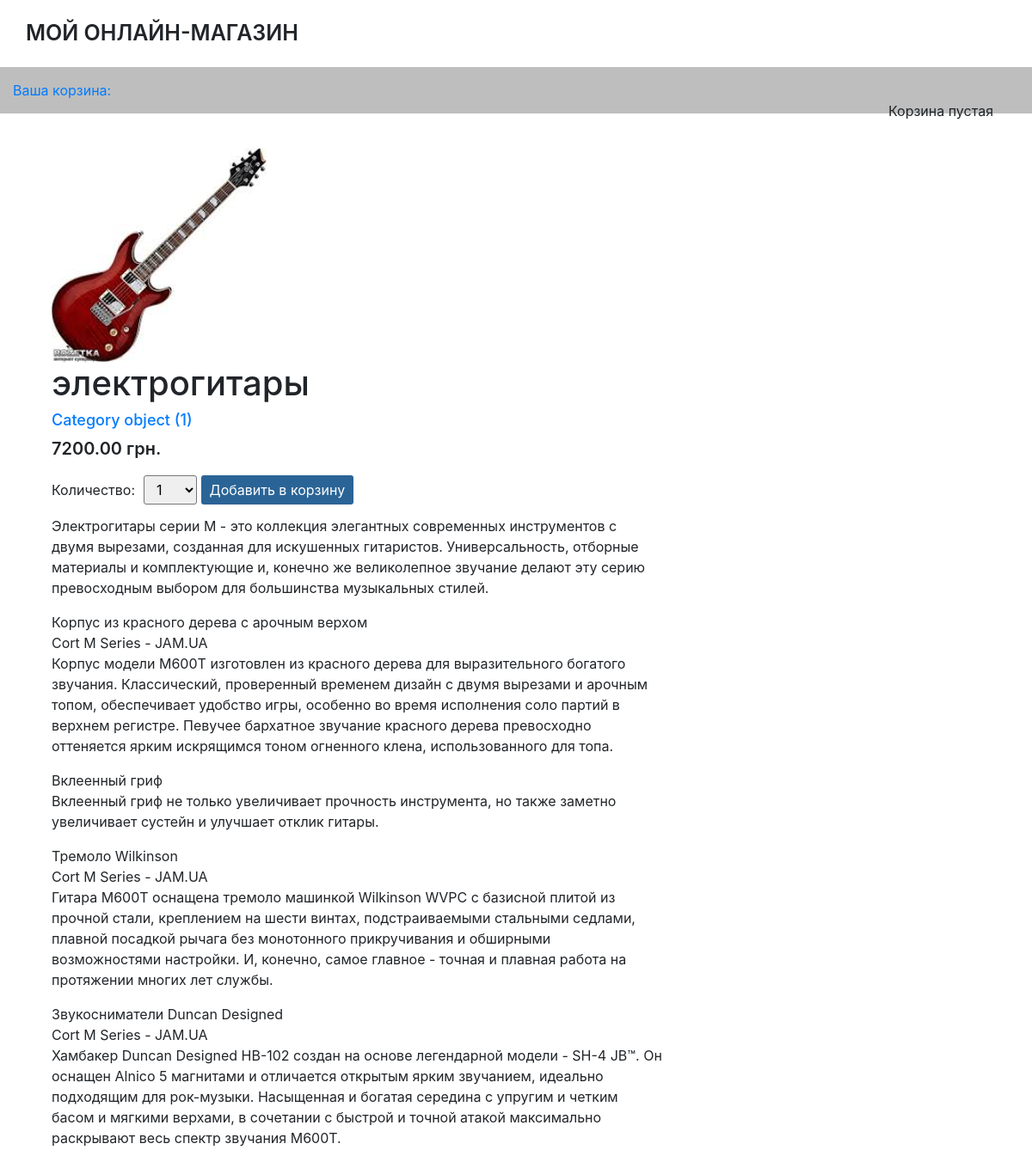
The page /2/elektrogitary/ on the database its author committed.
### shop/models.py (models this page shows, shortened)
class Product(models.Model):
    category = models.ForeignKey(Category, related_name='products', verbose_name="Категория", on_delete=models.CASCADE)
    name = models.CharField(max_length=200, db_index=True, verbose_name="Название")
    slug = models.SlugField(max_length=200, db_index=True)
    image = models.ImageField(upload_to='media/products/%Y/%m/%d/', verbose_name="Изображение товара")
    description = models.TextField(blank=True, verbose_name="Описание")
    price = models.DecimalField(max_digits=10, decimal_places=2, verbose_name="Цена")
    stock = models.PositiveIntegerField(verbose_name="На складе")
    available = models.BooleanField(default=True, verbose_name="Доступен")
    created = models.DateTimeField(auto_now_add=True, verbose_name='Создан')
    updated = models.DateTimeField(auto_now=True, verbose_name='Обновлен')
    class Meta:
        ordering = ['name']
        index_together = [
            ['id', 'slug']
        ]
        verbose_name = 'Товар'
        verbose_name_plural = 'Товары'

class Category( models.Model ):
    name = models.CharField( max_length=200, db_index=True, verbose_name='Имя' )
    slug = models.SlugField( max_length=200, db_index=True, unique=True )
    def get_absolute_url(self):
        return reverse( 'shop:ProductListByCategory', args=[self.slug] )

### shop/views.py (the view)
# urls.py: url(r'^(?P<id>\d+)/(?P<slug>[-\w]+)/$', views.ProductDetail, name='ProductDetail'),
def ProductDetail(request, id, slug):
    product = get_object_or_404( Product, id=id, slug=slug, available=True )
    cart_product_form = CartAddProductForm()
    CartDetail(request)
    return render( request, 'product/detail.html',
                   {'product': product,
                    'cart_product_form': cart_product_form} )

### cart/forms.py
class CartAddProductForm(forms.Form):
    quantity = forms.TypedChoiceField(choices=PRODUCT_QUANTITY_CHOICES, coerce=int, label="Количество")
    update = forms.BooleanField(required=False, initial=False, widget=forms.HiddenInput)

### cart/cart.py (called while the page is built)
    def __iter__(self):
        product_ids = self.cart.keys()
        products = Product.objects.filter(id__in=product_ids)
        for product in products:
            self.cart[str(product.id)]['product'] = product
        for item in self.cart.values():
            item['price'] = Decimal(item['price'])
            item['total_price'] = item['price'] * item['quantity']
            yield item

    def __len__(self):
        return sum(item['quantity'] for item in self.cart.values())

    def get_total_price(self):
        return sum( Decimal( item['price'] ) * item['quantity'] for item in self.cart.values() )

### cart/context_processors.py (called while the page is built)
def cart(request):
    return {'cart': Cart(request)}

### shop/views.py (called while the page is built)
def CartDetail(request):
    cart = Cart(request)
    for item in cart:
        item['update_quantity_form'] = CartAddProductForm(
                                        initial={
                                            'quantity': item['quantity'],
                                            'update': True
                                        })
    return render(request, 'cart/details.html', {'cart': cart})

### cart/templates/cart/details.html (shortened to what this page needs)
{% extends "shop/base.html" %}

### shop/templates/product/detail.html (shortened to what this page needs)
{% extends "shop/base.html" %}
{% load static %}
{% block content %}
    <div class="product-detail">
        <div class="col-sm-4">
            <img src="{% if product.image %}{{ product.image.url }}{% else %}{% static "img/no-image.jpg" %}{% endif %}"
                 class="img-responsive">
        </div>
        <div class="col-sm-8">
            <h1>{{ product.name }}</h1>
            <h2><a href="{{ product.category.get_absolute_url }}">{{ product.category }}</a></h2>
            <p class="price">{{ product.price }} грн.</p>
            <form action="{% url "cart:CartAdd" product.id %}"  method="post" class="add">
                {{ cart_product_form }}
                <input type="submit" value="Добавить в корзину">
            </form>
            <span>
                {{ product.description | linebreaks }}
            </span>
        </div>
    </div>
{% endblock %}

### shop/static/css/style.css (style rules this page uses)
.img-responsive { width: 250px; height: 250px; }
.product-detail { margin-top: 40px; }
.price { font-weight: 600; font-size: 20px; }
.product-detail h2 { font-size: 18px; }
form.add { margin-bottom: 10px; }
form.add label { margin-right: 10px; }
#id_quantity { padding: 5px 10px; border-radius: 3px; }
form.add input[type="submit"] { background: #2a6496; border-radius: 3px; border: 0; padding: 5px 10px; color: white; }

### rows shown on the page
Product: image (picture), name "электрогитары", category "Category object (1)", price "7200.00", description "Электрогитары серии М - это коллекция элегантных современных инструментов с двумя вырезами, созданная для искушенных гитаристов. Универсальность, отборные материалы и комплектующие и, конечно же великолепное звучание делают эту серию превосходным выбором для большинства музыкальных стилей. Корпус из красного дерева с арочным верхом Cort M Series - JAM.UA Корпус модели M600T изготовлен из красного дерева для выразительного богатого звучания. Классический, проверенный временем дизайн с двумя вырезами и арочным топом, обеспечивает удобство игры, особенно во время исполнения соло партий в верхнем регистре. Певучее бархатное звучание красного дерева превосходно оттеняется ярким искрящимся тоном…"
